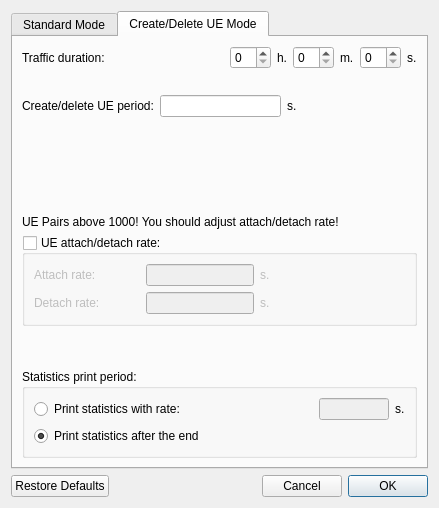
<?xml version="1.0" encoding="UTF-8"?>
<ui version="4.0">
 <class>TrafficTimeForm</class>
 <widget class="QDialog" name="TrafficTimeForm">
  <property name="geometry">
   <rect>
    <x>0</x>
    <y>0</y>
    <width>439</width>
    <height>508</height>
   </rect>
  </property>
  <property name="windowTitle">
   <string>Traffic duration Settings</string>
  </property>
  <layout class="QVBoxLayout" name="verticalLayout_7">
   <item>
    <widget class="QTabWidget" name="tab_timeTraffic">
     <property name="currentIndex">
      <number>1</number>
     </property>
     <widget class="QWidget" name="tab">
      <attribute name="title">
       <string>Standard Mode</string>
      </attribute>
      <layout class="QVBoxLayout" name="verticalLayout_6">
       <item>
        <layout class="QHBoxLayout" name="horizontalLayout_6">
         <item>
          <widget class="QLabel" name="lbl_trafficDuration">
           <property name="text">
            <string>Traffic duration:</string>
           </property>
          </widget>
         </item>
         <item>
          <spacer name="horizontalSpacer">
           <property name="orientation">
            <enum>Qt::Horizontal</enum>
           </property>
           <property name="sizeHint" stdset="0">
            <size>
             <width>40</width>
             <height>20</height>
            </size>
           </property>
          </spacer>
         </item>
         <item>
          <layout class="QHBoxLayout" name="horizontalLayout">
           <item>
            <widget class="QSpinBox" name="spn_hours1"/>
           </item>
           <item>
            <widget class="QLabel" name="label_4">
             <property name="text">
              <string>h.</string>
             </property>
            </widget>
           </item>
           <item>
            <widget class="QSpinBox" name="spn_minutes1"/>
           </item>
           <item>
            <widget class="QLabel" name="label_5">
             <property name="text">
              <string>m.</string>
             </property>
            </widget>
           </item>
           <item>
            <widget class="QSpinBox" name="spn_seconds1"/>
           </item>
           <item>
            <widget class="QLabel" name="label_6">
             <property name="text">
              <string>s.</string>
             </property>
            </widget>
           </item>
          </layout>
         </item>
        </layout>
       </item>
       <item>
        <spacer name="verticalSpacer_2">
         <property name="orientation">
          <enum>Qt::Vertical</enum>
         </property>
         <property name="sizeType">
          <enum>QSizePolicy::MinimumExpanding</enum>
         </property>
         <property name="sizeHint" stdset="0">
          <size>
           <width>20</width>
           <height>40</height>
          </size>
         </property>
        </spacer>
       </item>
       <item>
        <widget class="QLabel" name="lbl_warning1">
         <property name="styleSheet">
          <string notr="true">color: &quot;red&quot;</string>
         </property>
         <property name="text">
          <string>UE Pairs above 1000! You should adjust attach/detach rate!</string>
         </property>
        </widget>
       </item>
       <item>
        <widget class="QGroupBox" name="gb_attdetRate1">
         <property name="title">
          <string>UE attach/detach rate:</string>
         </property>
         <property name="checkable">
          <bool>true</bool>
         </property>
         <property name="checked">
          <bool>false</bool>
         </property>
         <layout class="QHBoxLayout" name="horizontalLayout_4">
          <item>
           <layout class="QVBoxLayout" name="verticalLayout">
            <item>
             <layout class="QHBoxLayout" name="horizontalLayout_2">
              <item>
               <widget class="QLabel" name="lbl_attachRate">
                <property name="text">
                 <string>Attach rate:</string>
                </property>
               </widget>
              </item>
              <item>
               <spacer name="horizontalSpacer_4">
                <property name="orientation">
                 <enum>Qt::Horizontal</enum>
                </property>
                <property name="sizeHint" stdset="0">
                 <size>
                  <width>40</width>
                  <height>20</height>
                 </size>
                </property>
               </spacer>
              </item>
              <item>
               <widget class="QLineEdit" name="txt_attachRate1">
                <property name="maximumSize">
                 <size>
                  <width>132</width>
                  <height>16777215</height>
                 </size>
                </property>
               </widget>
              </item>
              <item>
               <widget class="QLabel" name="label">
                <property name="text">
                 <string>s.</string>
                </property>
               </widget>
              </item>
             </layout>
            </item>
            <item>
             <layout class="QHBoxLayout" name="horizontalLayout_3">
              <item>
               <widget class="QLabel" name="lbl_detachRate">
                <property name="text">
                 <string>Detach rate:</string>
                </property>
               </widget>
              </item>
              <item>
               <spacer name="horizontalSpacer_5">
                <property name="orientation">
                 <enum>Qt::Horizontal</enum>
                </property>
                <property name="sizeHint" stdset="0">
                 <size>
                  <width>40</width>
                  <height>20</height>
                 </size>
                </property>
               </spacer>
              </item>
              <item>
               <widget class="QLineEdit" name="txt_detachRate1">
                <property name="maximumSize">
                 <size>
                  <width>132</width>
                  <height>16777215</height>
                 </size>
                </property>
               </widget>
              </item>
              <item>
               <widget class="QLabel" name="label_2">
                <property name="text">
                 <string>s.</string>
                </property>
               </widget>
              </item>
             </layout>
            </item>
           </layout>
          </item>
          <item>
           <spacer name="horizontalSpacer_2">
            <property name="orientation">
             <enum>Qt::Horizontal</enum>
            </property>
            <property name="sizeHint" stdset="0">
             <size>
              <width>72</width>
              <height>17</height>
             </size>
            </property>
           </spacer>
          </item>
         </layout>
        </widget>
       </item>
       <item>
        <spacer name="verticalSpacer">
         <property name="orientation">
          <enum>Qt::Vertical</enum>
         </property>
         <property name="sizeType">
          <enum>QSizePolicy::Fixed</enum>
         </property>
         <property name="sizeHint" stdset="0">
          <size>
           <width>20</width>
           <height>70</height>
          </size>
         </property>
        </spacer>
       </item>
       <item>
        <widget class="QGroupBox" name="statisticsBox1">
         <property name="title">
          <string>Statistics print period:</string>
         </property>
         <layout class="QVBoxLayout" name="verticalLayout_2">
          <item>
           <layout class="QHBoxLayout" name="horizontalLayout_5">
            <item>
             <widget class="QRadioButton" name="rd_statsRate1">
              <property name="text">
               <string>Print statistics with rate:</string>
              </property>
             </widget>
            </item>
            <item>
             <spacer name="horizontalSpacer_3">
              <property name="orientation">
               <enum>Qt::Horizontal</enum>
              </property>
              <property name="sizeHint" stdset="0">
               <size>
                <width>40</width>
                <height>20</height>
               </size>
              </property>
             </spacer>
            </item>
            <item>
             <widget class="QLineEdit" name="txt_statsRate1">
              <property name="enabled">
               <bool>false</bool>
              </property>
              <property name="sizePolicy">
               <sizepolicy hsizetype="Fixed" vsizetype="Fixed">
                <horstretch>0</horstretch>
                <verstretch>0</verstretch>
               </sizepolicy>
              </property>
              <property name="minimumSize">
               <size>
                <width>70</width>
                <height>0</height>
               </size>
              </property>
              <property name="maximumSize">
               <size>
                <width>70</width>
                <height>16777215</height>
               </size>
              </property>
             </widget>
            </item>
            <item>
             <widget class="QLabel" name="label_3">
              <property name="text">
               <string>s.</string>
              </property>
             </widget>
            </item>
           </layout>
          </item>
          <item>
           <widget class="QRadioButton" name="rd_statsAfter1">
            <property name="text">
             <string>Print statistics after the end</string>
            </property>
            <property name="checked">
             <bool>true</bool>
            </property>
           </widget>
          </item>
         </layout>
        </widget>
       </item>
      </layout>
     </widget>
     <widget class="QWidget" name="tab_2">
      <attribute name="title">
       <string>Create/Delete UE Mode</string>
      </attribute>
      <layout class="QVBoxLayout" name="verticalLayout_3">
       <item>
        <layout class="QHBoxLayout" name="horizontalLayout_11">
         <item>
          <widget class="QLabel" name="lbl_trafficDuration_2">
           <property name="text">
            <string>Traffic duration:</string>
           </property>
          </widget>
         </item>
         <item>
          <spacer name="horizontalSpacer_10">
           <property name="orientation">
            <enum>Qt::Horizontal</enum>
           </property>
           <property name="sizeHint" stdset="0">
            <size>
             <width>40</width>
             <height>20</height>
            </size>
           </property>
          </spacer>
         </item>
         <item>
          <layout class="QHBoxLayout" name="horizontalLayout_12">
           <item>
            <widget class="QSpinBox" name="spn_hours2"/>
           </item>
           <item>
            <widget class="QLabel" name="label_10">
             <property name="text">
              <string>h.</string>
             </property>
            </widget>
           </item>
           <item>
            <widget class="QSpinBox" name="spn_minutes2"/>
           </item>
           <item>
            <widget class="QLabel" name="label_11">
             <property name="text">
              <string>m.</string>
             </property>
            </widget>
           </item>
           <item>
            <widget class="QSpinBox" name="spn_seconds2"/>
           </item>
           <item>
            <widget class="QLabel" name="label_12">
             <property name="text">
              <string>s.</string>
             </property>
            </widget>
           </item>
          </layout>
         </item>
        </layout>
       </item>
       <item>
        <spacer name="verticalSpacer_3">
         <property name="orientation">
          <enum>Qt::Vertical</enum>
         </property>
         <property name="sizeType">
          <enum>QSizePolicy::Fixed</enum>
         </property>
         <property name="sizeHint" stdset="0">
          <size>
           <width>20</width>
           <height>20</height>
          </size>
         </property>
        </spacer>
       </item>
       <item>
        <layout class="QHBoxLayout" name="horizontalLayout_7">
         <item>
          <widget class="QLabel" name="lbl_crdelUEPeriod">
           <property name="text">
            <string>Create/delete UE period:</string>
           </property>
          </widget>
         </item>
         <item>
          <widget class="QLineEdit" name="txt_crdelUEPeriod">
           <property name="maximumSize">
            <size>
             <width>132</width>
             <height>16777215</height>
            </size>
           </property>
          </widget>
         </item>
         <item>
          <widget class="QLabel" name="label_14">
           <property name="text">
            <string>s.</string>
           </property>
          </widget>
         </item>
         <item>
          <spacer name="horizontalSpacer_12">
           <property name="orientation">
            <enum>Qt::Horizontal</enum>
           </property>
           <property name="sizeHint" stdset="0">
            <size>
             <width>40</width>
             <height>20</height>
            </size>
           </property>
          </spacer>
         </item>
        </layout>
       </item>
       <item>
        <spacer name="verticalSpacer_5">
         <property name="orientation">
          <enum>Qt::Vertical</enum>
         </property>
         <property name="sizeType">
          <enum>QSizePolicy::MinimumExpanding</enum>
         </property>
         <property name="sizeHint" stdset="0">
          <size>
           <width>20</width>
           <height>32</height>
          </size>
         </property>
        </spacer>
       </item>
       <item>
        <widget class="QLabel" name="lbl_warning2">
         <property name="styleSheet">
          <string notr="true">color: &quot;red&quot;</string>
         </property>
         <property name="text">
          <string>UE Pairs above 1000! You should adjust attach/detach rate!</string>
         </property>
        </widget>
       </item>
       <item>
        <widget class="QGroupBox" name="gb_attdetRate2">
         <property name="title">
          <string>UE attach/detach rate:</string>
         </property>
         <property name="checkable">
          <bool>true</bool>
         </property>
         <property name="checked">
          <bool>false</bool>
         </property>
         <layout class="QHBoxLayout" name="horizontalLayout_13">
          <item>
           <layout class="QVBoxLayout" name="verticalLayout_4">
            <item>
             <layout class="QHBoxLayout" name="horizontalLayout_8">
              <item>
               <widget class="QLabel" name="lbl_attachRate_2">
                <property name="text">
                 <string>Attach rate:</string>
                </property>
               </widget>
              </item>
              <item>
               <spacer name="horizontalSpacer_6">
                <property name="orientation">
                 <enum>Qt::Horizontal</enum>
                </property>
                <property name="sizeHint" stdset="0">
                 <size>
                  <width>40</width>
                  <height>20</height>
                 </size>
                </property>
               </spacer>
              </item>
              <item>
               <widget class="QLineEdit" name="txt_attachRate2">
                <property name="maximumSize">
                 <size>
                  <width>132</width>
                  <height>16777215</height>
                 </size>
                </property>
               </widget>
              </item>
              <item>
               <widget class="QLabel" name="label_7">
                <property name="text">
                 <string>s.</string>
                </property>
               </widget>
              </item>
             </layout>
            </item>
            <item>
             <layout class="QHBoxLayout" name="horizontalLayout_9">
              <item>
               <widget class="QLabel" name="lbl_detachRate_2">
                <property name="text">
                 <string>Detach rate:</string>
                </property>
               </widget>
              </item>
              <item>
               <spacer name="horizontalSpacer_7">
                <property name="orientation">
                 <enum>Qt::Horizontal</enum>
                </property>
                <property name="sizeHint" stdset="0">
                 <size>
                  <width>40</width>
                  <height>20</height>
                 </size>
                </property>
               </spacer>
              </item>
              <item>
               <widget class="QLineEdit" name="txt_detachRate2">
                <property name="maximumSize">
                 <size>
                  <width>132</width>
                  <height>16777215</height>
                 </size>
                </property>
               </widget>
              </item>
              <item>
               <widget class="QLabel" name="label_8">
                <property name="text">
                 <string>s.</string>
                </property>
               </widget>
              </item>
             </layout>
            </item>
           </layout>
          </item>
          <item>
           <spacer name="horizontalSpacer_8">
            <property name="orientation">
             <enum>Qt::Horizontal</enum>
            </property>
            <property name="sizeHint" stdset="0">
             <size>
              <width>72</width>
              <height>17</height>
             </size>
            </property>
           </spacer>
          </item>
         </layout>
        </widget>
       </item>
       <item>
        <spacer name="verticalSpacer_4">
         <property name="orientation">
          <enum>Qt::Vertical</enum>
         </property>
         <property name="sizeType">
          <enum>QSizePolicy::Fixed</enum>
         </property>
         <property name="sizeHint" stdset="0">
          <size>
           <width>20</width>
           <height>37</height>
          </size>
         </property>
        </spacer>
       </item>
       <item>
        <widget class="QGroupBox" name="statisticsBox2">
         <property name="title">
          <string>Statistics print period:</string>
         </property>
         <layout class="QVBoxLayout" name="verticalLayout_5">
          <item>
           <layout class="QHBoxLayout" name="horizontalLayout_10">
            <item>
             <widget class="QRadioButton" name="rd_statsRate2">
              <property name="text">
               <string>Print statistics with rate:</string>
              </property>
             </widget>
            </item>
            <item>
             <spacer name="horizontalSpacer_9">
              <property name="orientation">
               <enum>Qt::Horizontal</enum>
              </property>
              <property name="sizeHint" stdset="0">
               <size>
                <width>40</width>
                <height>20</height>
               </size>
              </property>
             </spacer>
            </item>
            <item>
             <widget class="QLineEdit" name="txt_statsRate2">
              <property name="enabled">
               <bool>false</bool>
              </property>
              <property name="sizePolicy">
               <sizepolicy hsizetype="Fixed" vsizetype="Fixed">
                <horstretch>0</horstretch>
                <verstretch>0</verstretch>
               </sizepolicy>
              </property>
              <property name="minimumSize">
               <size>
                <width>70</width>
                <height>0</height>
               </size>
              </property>
              <property name="maximumSize">
               <size>
                <width>70</width>
                <height>16777215</height>
               </size>
              </property>
             </widget>
            </item>
            <item>
             <widget class="QLabel" name="label_9">
              <property name="text">
               <string>s.</string>
              </property>
             </widget>
            </item>
           </layout>
          </item>
          <item>
           <widget class="QRadioButton" name="rd_statsAfter2">
            <property name="text">
             <string>Print statistics after the end</string>
            </property>
            <property name="checked">
             <bool>true</bool>
            </property>
           </widget>
          </item>
         </layout>
        </widget>
       </item>
      </layout>
     </widget>
    </widget>
   </item>
   <item>
    <layout class="QHBoxLayout" name="horizontalLayout_14">
     <item>
      <widget class="QPushButton" name="btn_restore">
       <property name="text">
        <string>Restore Defaults</string>
       </property>
      </widget>
     </item>
     <item>
      <spacer name="horizontalSpacer_11">
       <property name="orientation">
        <enum>Qt::Horizontal</enum>
       </property>
       <property name="sizeHint" stdset="0">
        <size>
         <width>40</width>
         <height>20</height>
        </size>
       </property>
      </spacer>
     </item>
     <item>
      <widget class="QDialogButtonBox" name="buttonBox">
       <property name="layoutDirection">
        <enum>Qt::RightToLeft</enum>
       </property>
       <property name="standardButtons">
        <set>QDialogButtonBox::Cancel|QDialogButtonBox::Ok</set>
       </property>
      </widget>
     </item>
    </layout>
   </item>
  </layout>
 </widget>
 <resources/>
 <connections>
  <connection>
   <sender>buttonBox</sender>
   <signal>rejected()</signal>
   <receiver>TrafficTimeForm</receiver>
   <slot>close()</slot>
   <hints>
    <hint type="sourcelabel">
     <x>229</x>
     <y>386</y>
    </hint>
    <hint type="destinationlabel">
     <x>134</x>
     <y>197</y>
    </hint>
   </hints>
  </connection>
 </connections>
</ui>
